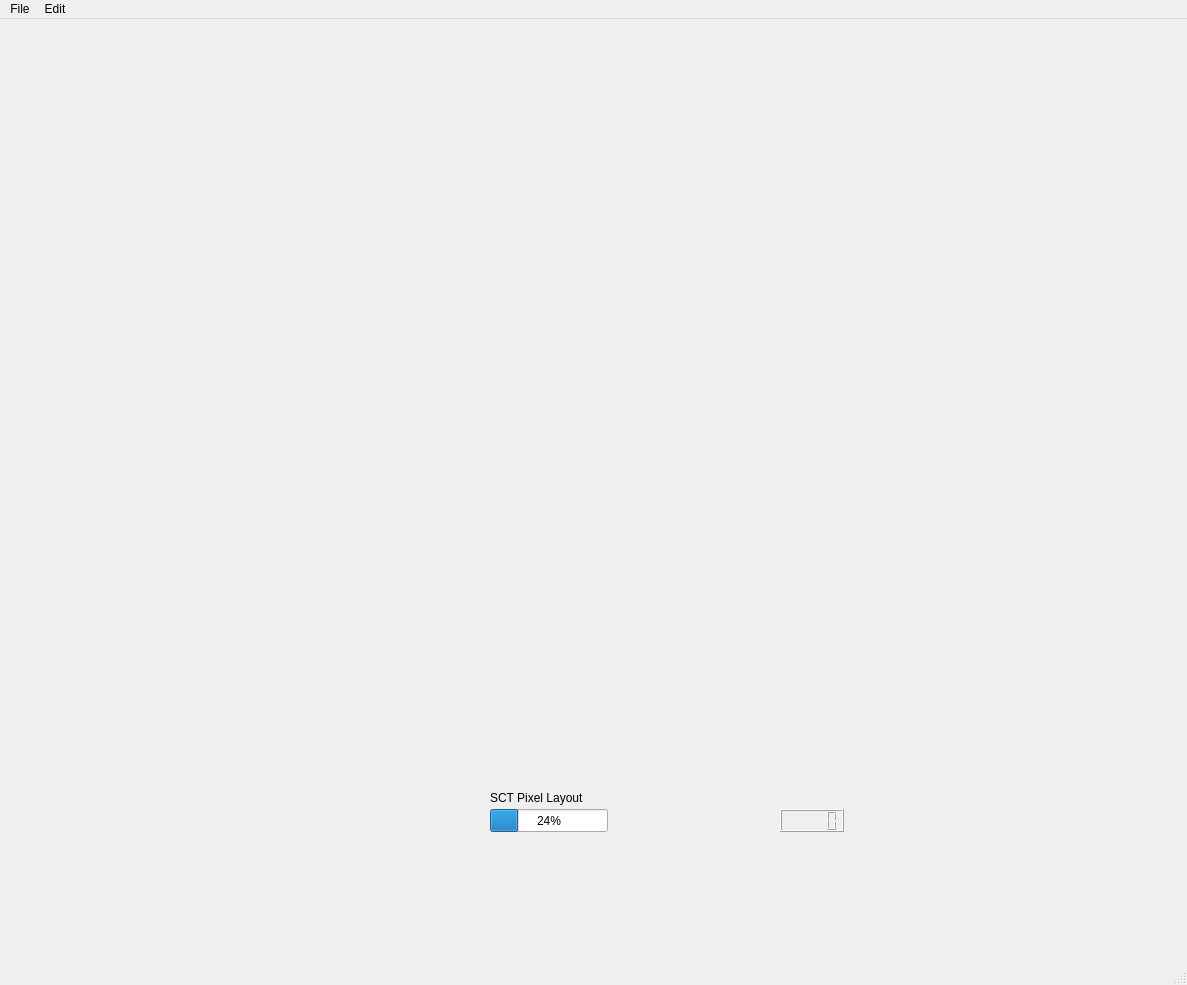
<?xml version="1.0" encoding="UTF-8"?>
<ui version="4.0">
 <class>MainWindow</class>
 <widget class="QMainWindow" name="MainWindow">
  <property name="geometry">
   <rect>
    <x>0</x>
    <y>0</y>
    <width>1187</width>
    <height>985</height>
   </rect>
  </property>
  <property name="windowTitle">
   <string>MainWindow</string>
  </property>
  <widget class="QWidget" name="centralwidget">
   <widget class="WaveformGridWidget" name="widget" native="true">
    <property name="geometry">
     <rect>
      <x>100</x>
      <y>40</y>
      <width>921</width>
      <height>721</height>
     </rect>
    </property>
    <property name="minimumSize">
     <size>
      <width>921</width>
      <height>721</height>
     </size>
    </property>
   </widget>
   <widget class="QLabel" name="label">
    <property name="geometry">
     <rect>
      <x>490</x>
      <y>770</y>
      <width>111</width>
      <height>18</height>
     </rect>
    </property>
    <property name="text">
     <string>SCT Pixel Layout</string>
    </property>
   </widget>
   <widget class="QProgressBar" name="progressBar">
    <property name="geometry">
     <rect>
      <x>490</x>
      <y>790</y>
      <width>118</width>
      <height>23</height>
     </rect>
    </property>
    <property name="value">
     <number>24</number>
    </property>
   </widget>
   <widget class="QLCDNumber" name="lcdNumber">
    <property name="geometry">
     <rect>
      <x>780</x>
      <y>790</y>
      <width>64</width>
      <height>23</height>
     </rect>
    </property>
   </widget>
  </widget>
  <widget class="QMenuBar" name="menubar">
   <property name="geometry">
    <rect>
     <x>0</x>
     <y>0</y>
     <width>1187</width>
     <height>23</height>
    </rect>
   </property>
   <widget class="QMenu" name="menuFile">
    <property name="title">
     <string>File</string>
    </property>
    <addaction name="actionPreferences"/>
   </widget>
   <widget class="QMenu" name="menuEdit">
    <property name="title">
     <string>Edit</string>
    </property>
    <addaction name="actionPlaceholder"/>
   </widget>
   <addaction name="menuFile"/>
   <addaction name="menuEdit"/>
  </widget>
  <widget class="QStatusBar" name="statusbar"/>
  <action name="actionPreferences">
   <property name="text">
    <string>Preferences</string>
   </property>
  </action>
  <action name="actionPlaceholder">
   <property name="text">
    <string>Placeholder</string>
   </property>
  </action>
 </widget>
 <customwidgets>
  <customwidget>
   <class>WaveformGridWidget</class>
   <extends>QWidget</extends>
   <header>waveformgridwidget.h</header>
   <container>1</container>
  </customwidget>
 </customwidgets>
 <resources/>
 <connections/>
</ui>
